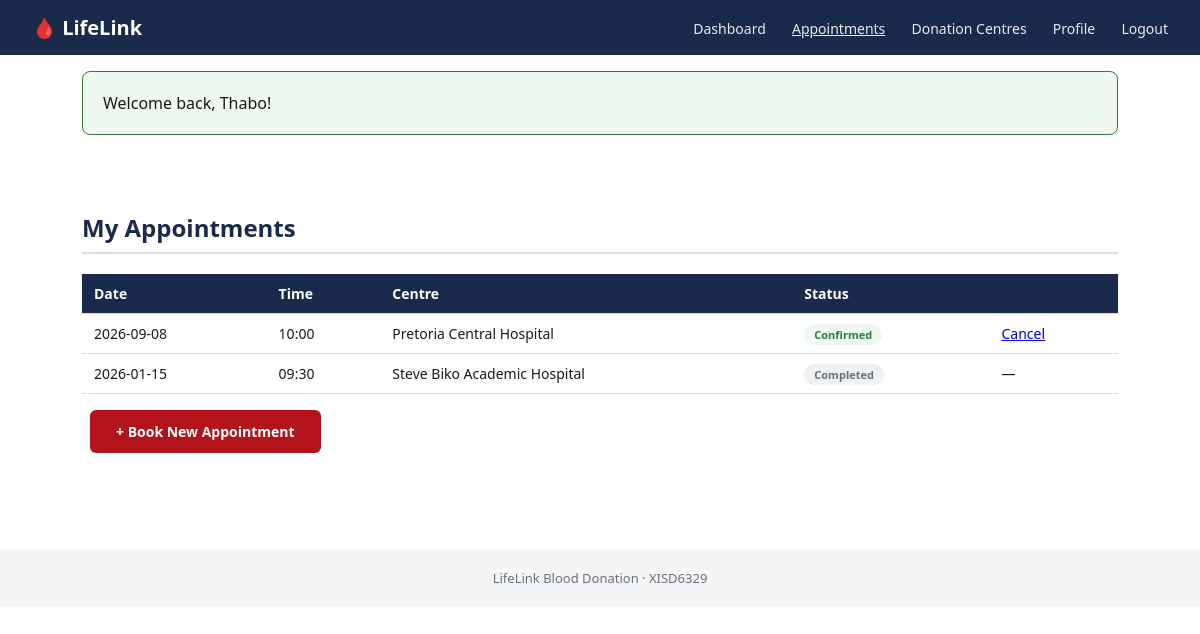
Screenshot of /pages/appointments.php (signed in) with the database file from the repository.
### tables this page shows
CREATE TABLE appointments (
  appointment_id INT AUTO_INCREMENT PRIMARY KEY,
  donor_id INT NOT NULL,
  hospital_id INT NOT NULL,
  scheduled_date DATE NOT NULL,
  scheduled_time TIME NOT NULL,
  donation_type VARCHAR(20) NOT NULL DEFAULT 'WholeBlood',
  status VARCHAR(20) NOT NULL DEFAULT 'Confirmed',  
  notes VARCHAR(255),
  created_at TIMESTAMP NOT NULL DEFAULT CURRENT_TIMESTAMP,
  FOREIGN KEY (donor_id) REFERENCES donors(donor_id) ON DELETE CASCADE,
  FOREIGN KEY (hospital_id) REFERENCES hospitals(hospital_id)
);

CREATE TABLE hospitals (
  hospital_id INT AUTO_INCREMENT PRIMARY KEY,
  hospital_name VARCHAR(150) NOT NULL,
  address VARCHAR(255) NOT NULL,
  latitude DECIMAL(10,6),
  longitude DECIMAL(10,6),
  contact_email VARCHAR(150),
  contact_phone VARCHAR(30),
  operating_hours VARCHAR(100),
  is_approved TINYINT(1) NOT NULL DEFAULT 1
);

### pages/appointments.php (the view, shortened to what this page needs)
<?php
$pdo = db();
$donorId = $_SESSION['donor_id'];
$stmt = $pdo->prepare(
    "SELECT a.appointment_id, a.scheduled_date, a.scheduled_time, h.hospital_name, a.status
     FROM appointments a JOIN hospitals h ON h.hospital_id = a.hospital_id
     WHERE a.donor_id = ?
     ORDER BY a.scheduled_date DESC, a.scheduled_time DESC"
);
$stmt->execute([$donorId]);
$appointments = $stmt->fetchAll();
$badgeClass = ['Confirmed' => 'badge-confirmed', 'Pending' => 'badge-pending', 'Completed' => 'badge-completed', 'Cancelled' => 'badge-completed'];
include __DIR__ . '/../includes/header.php';
?>
  <div class="section">
    <h2>My Appointments</h2>
    <?php if (empty($appointments)): ?>
      <p style="color:var(--grey);">You have no appointments yet.</p>
    <?php else: ?>
      <table>
        <tr><th>Date</th><th>Time</th><th>Centre</th><th>Status</th><th></th></tr>
        <?php foreach ($appointments as $a): ?>
          <tr>
            <td><?= htmlspecialchars($a['scheduled_date']) ?></td>
            <td><?= htmlspecialchars(substr($a['scheduled_time'], 0, 5)) ?></td>
            <td><?= htmlspecialchars($a['hospital_name']) ?></td>
            <td><span class="badge <?= $badgeClass[$a['status']] ?? 'badge-completed' ?>"><?= htmlspecialchars($a['status']) ?></span></td>
            <td>
              <?php if (in_array($a['status'], ['Confirmed', 'Pending'])): ?>
                <a href="appointments.php?cancel=<?= $a['appointment_id'] ?>" onclick="return confirm('Cancel this appointment?');">Cancel</a>
              <?php else: ?>—<?php endif; ?>
            </td>
          </tr>
        <?php endforeach; ?>
      </table>
    <?php endif; ?>
    <p style="margin-top:16px;"><a class="btn btn-primary" href="book_appointment.php">+ Book New Appointment</a></p>
  </div>
<?php include __DIR__ . '/../includes/footer.php'; ?>

### assets/css/style.css (style rules this page uses)
:root { --navy: #1a2a4a; --red: #b3141c; --light: #f4f5f6; --grey: #6b6f76; --border: #d7dade; }
* { box-sizing: border-box; }
body { margin: 0; font-family: "Segoe UI", Arial, sans-serif; color: #1a1a1a; background: #ffffff; }
.btn { display: inline-block; padding: 12px 26px; border-radius: 6px; font-weight: 600; text-decoration: none; margin: 0 8px; cursor: pointer; border: none; font-size: 14px; }
.btn-primary { background: var(--red); color: #fff; }
.section { padding: 40px 32px; max-width: 1100px; margin: 0 auto; }
.section h2 { color: var(--navy); border-bottom: 2px solid var(--border); padding-bottom: 8px; }
.badge { padding: 3px 10px; border-radius: 12px; font-size: 11px; font-weight: 600; }
.badge-confirmed { background: #eef7f0; color: #2f7a3d; }
.badge-completed { background: #eef0f2; color: var(--grey); }
table { width: 100%; border-collapse: collapse; margin-top: 10px; }
th, td { text-align: left; padding: 10px 12px; border-bottom: 1px solid var(--border); font-size: 14px; }
th { background: var(--navy); color: #fff; }

### rows the page displays
appointments: scheduled_date "2026-09-08", scheduled_time "10:00", hospital.hospital_name "Pretoria Central Hospital", status "Confirmed"
appointments: scheduled_date "2026-01-15", scheduled_time "09:30", hospital.hospital_name "Steve Biko Academic Hospital", status "Completed"

### other values shown
$_SESSION['flash'] "Welcome back, Thabo!"
